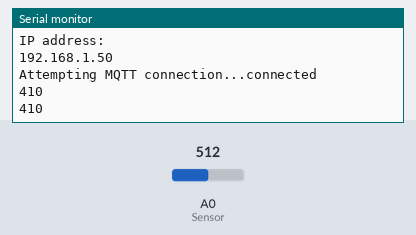
Bench run of a sketch on a simulated ESP8266 (NodeMCU). Parts: the last lines printed to the serial monitor. The test bench sets the inputs (shaded band); at power-on: A0 (Sensor) = 512. WiFi joins after 1.5 s; servers stay silent unless stated; random numbers use the default seed unless the sketch sets one; no MQTT or app messages arrive unless stated.

Above: at 2.7 s.
2.8 s: A0 (Sensor) set to 716
At 4.3 s:
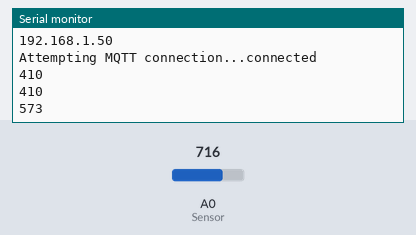
6.9 s: A0 (Sensor) set to 900
At 8.4 s:
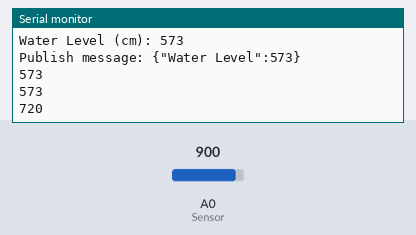
Timing chart, 0 to 9.9 s (numbered marks = the images above; inputs shaded):
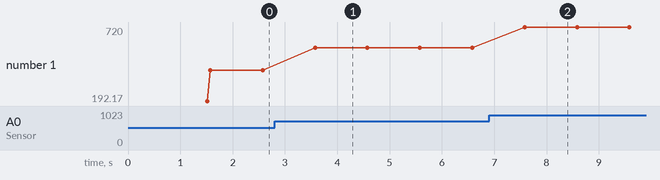

The sketch:

EspNo2.ino
```cpp
#include <ESP8266WiFi.h>
#include <PubSubClient.h>
#include <ArduinoJson.h>
const char* ssid = "T303";
const char* password = "daothienkhong";
const char* mqtt_server = "test.mosquitto.org";
WiFiClient espClient;
PubSubClient client(espClient);
unsigned long lastMsg = 0;
#define MSG_BUFFER_SIZE  (50)
char msg[MSG_BUFFER_SIZE];
int val = 0 ;

 void setup()
 {
   Serial.begin(9600); // sensor buart rate
   setup_wifi();
   client.setServer(mqtt_server, 1883);
   client.setCallback(callback);
 }
 void setup_wifi() {

  delay(10);
  // We start by connecting to a WiFi network
  Serial.println();
  Serial.print("Connecting to ");
  Serial.println(ssid);

  WiFi.mode(WIFI_STA);
  WiFi.begin(ssid, password);

  while (WiFi.status() != WL_CONNECTED) {
    delay(500);
    Serial.print(".");
  }

  randomSeed(micros());

  Serial.println("");
  Serial.println("WiFi connected");
  Serial.println("IP address: ");
  Serial.println(WiFi.localIP());

}

 void loop()
 {
  if (!client.connected()) {
    reconnect();
  }
  client.loop();
  int s1=analogRead(A0); // Water Level Sensor output pin connected A0
  int cm = map(s1, 0, 500 , 0, 400);
  Serial.println(cm);  // See the Value In Serial Monitor
  delay(1000);
  unsigned long now = millis();
    if (now - lastMsg > 5000)
    {
      lastMsg = now;

      Serial.print("Water Level (cm): ");
      Serial.print(cm);
      Serial.print("\n\n");

      StaticJsonDocument<200> doc;
      doc["Water Level"] = cm;
      serializeJson(doc, msg);

      Serial.print("Publish message: ");
      Serial.println(msg);
      Serial.println("");
      client.publish("ESP/SensorData", msg);
    }

  }

  void callback(char* topic, byte* payload, unsigned int length) {
  Serial.print("Message arrived [");
  Serial.print(topic);
  Serial.print("] ");
  for (int i = 0; i < length; i++) {
    Serial.print((char)payload[i]);
  }
  Serial.println();
  }

  void reconnect() {
  // Loop until we're reconnected
  while (!client.connected()) {
    Serial.print("Attempting MQTT connection...");
    // Create a random client ID
    String clientId = "ESP8266Client-";
    clientId += String(random(0xffff), HEX);
    // Attempt to connect
    if (client.connect(clientId.c_str())) {
      Serial.println("connected");
    } else {
      Serial.print("failed, rc=");
      Serial.print(client.state());
      Serial.println(" try again in 5 seconds");
      // Wait 5 seconds before retrying
      delay(5000);
    }
  }
}
```

Measured:
- after the input at 2.8 s, the serial monitor: prints a new line after 0.78 s (image 1)
- after the input at 6.9 s, the serial monitor: prints a new line after 0.68 s (image 2)
- plotted number 1: 410 → 573 after the input at 2.8 s, 573 → 720 after the input at 6.9 s
